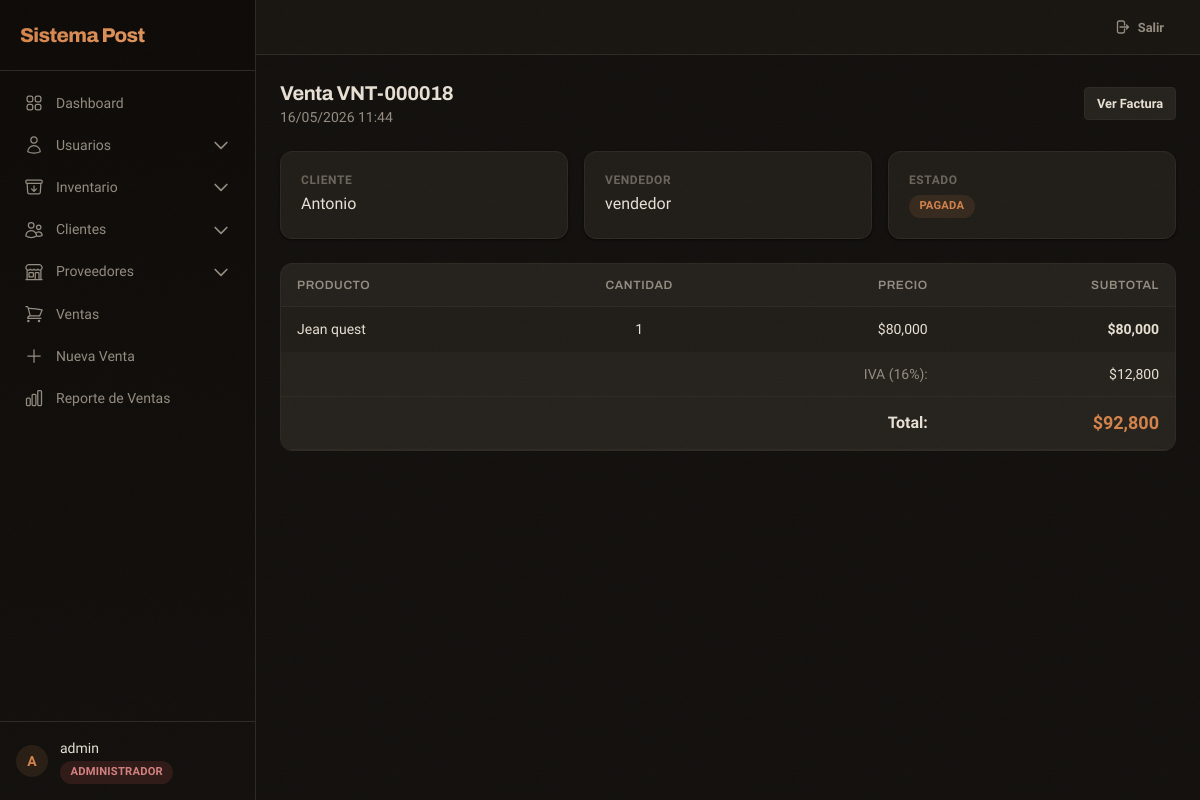
The app's page /sales/18/ (signed in) with its own data.
### apps/accounts/models.py (models this page shows, shortened)
class User(AbstractUser):
    class Role(models.TextChoices):
        ADMIN = 'admin', 'Administrador'
        SUPERVISOR = 'supervisor', 'Supervisor'
        USER = 'user', 'Usuario'
    role = models.CharField(
        max_length=20,
        choices=Role.choices,
        default=Role.USER,
        verbose_name='Rol'
    )
    phone = models.CharField(max_length=20, blank=True, verbose_name='Teléfono')
    class Meta:
        verbose_name = 'Usuario'
        verbose_name_plural = 'Usuarios'
    def is_admin(self):
        return self.role == self.Role.ADMIN or self.is_superuser

### apps/sales/models.py (models this page shows, shortened)
class Sale(models.Model):
    invoice_number = models.CharField(max_length=20, unique=True, verbose_name='Folio')
    client = models.ForeignKey(Client, on_delete=models.SET_NULL, null=True, blank=True, related_name='sales', verbose_name='Cliente')
    user = models.ForeignKey(settings.AUTH_USER_MODEL, on_delete=models.SET_NULL, null=True, related_name='sales', verbose_name='Vendedor')
    date = models.DateTimeField(auto_now_add=True, db_index=True, verbose_name='Fecha')
    subtotal = models.DecimalField(max_digits=12, decimal_places=2, default=0, verbose_name='Subtotal')
    tax = models.DecimalField(max_digits=12, decimal_places=2, default=0, verbose_name='IVA')
    total = models.DecimalField(max_digits=12, decimal_places=2, default=0, verbose_name='Total')
    class Status(models.TextChoices):
        PENDING = 'pendiente', 'Pendiente'
        PAID = 'pagada', 'Pagada'
    status = models.CharField(max_length=20, choices=Status.choices, default=Status.PAID, db_index=True, verbose_name='Estado')
    class PaymentMethod(models.TextChoices):
        CASH = 'efectivo', 'Efectivo'
        CARD = 'tarjeta', 'Tarjeta'
        TRANSFER = 'transferencia', 'Transferencia'
        PENDING = 'pendiente', 'Pendiente'
    payment_method = models.CharField(max_length=50, choices=PaymentMethod.choices, default=PaymentMethod.CASH, verbose_name='Método de pago')
    amount_received = models.DecimalField(max_digits=12, decimal_places=2, null=True, blank=True, verbose_name='Monto recibido')
    change = models.DecimalField(max_digits=12, decimal_places=2, null=True, blank=True, verbose_name='Cambio')
    is_active = models.BooleanField(default=True, db_index=True, verbose_name='Activa')
    class Meta:
        verbose_name = 'Venta'
        verbose_name_plural = 'Ventas'
        ordering = ['-date']
        indexes = [
            models.Index(fields=['is_active', 'status', '-date'], name='idx_sale_active_status_date'),
        ]

class SaleItem(models.Model):
    sale = models.ForeignKey(Sale, on_delete=models.CASCADE, related_name='items', verbose_name='Venta')
    product = models.ForeignKey(Product, on_delete=models.SET_NULL, null=True, verbose_name='Producto')
    quantity = models.PositiveIntegerField(default=1, verbose_name='Cantidad')
    unit_price = models.DecimalField(max_digits=10, decimal_places=2, verbose_name='Precio unitario')
    subtotal = models.DecimalField(max_digits=12, decimal_places=2, verbose_name='Subtotal')
    class Meta:
        verbose_name = 'Detalle de Venta'
        verbose_name_plural = 'Detalles de Ventas'
        ordering = ['id']

### apps/clients/models.py (models this page shows, shortened)
class Client(models.Model):
    name = models.CharField(max_length=200, db_index=True, verbose_name='Nombre')
    email = models.EmailField(blank=True, verbose_name='Email')
    phone = models.CharField(max_length=20, db_index=True, blank=True, verbose_name='Teléfono')
    address = models.CharField(max_length=500, blank=True, verbose_name='Dirección')
    cc = models.CharField(max_length=13, blank=True, verbose_name='CC')
    created_at = models.DateTimeField(auto_now_add=True, verbose_name='Creado')
    updated_at = models.DateTimeField(auto_now=True, verbose_name='Actualizado')
    class Meta:
        verbose_name = 'Cliente'
        verbose_name_plural = 'Clientes'
        ordering = ['name']

### apps/inventory/models.py (models this page shows, shortened)
class Product(models.Model):
    sku = models.CharField(max_length=50, unique=True, verbose_name='SKU')
    name = models.CharField(max_length=200, db_index=True, verbose_name='Nombre')
    description = models.TextField(blank=True, verbose_name='Descripción')
    category = models.ForeignKey(Category, on_delete=models.SET_NULL, null=True, related_name='products', verbose_name='Categoría')
    price = models.DecimalField(max_digits=10, decimal_places=2, verbose_name='Precio')
    cost = models.DecimalField(max_digits=10, decimal_places=2, default=0, verbose_name='Costo')
    stock = models.PositiveIntegerField(default=0, db_index=True, verbose_name='Stock')
    min_stock = models.PositiveIntegerField(default=0, verbose_name='Stock mínimo')
    image = models.ImageField(upload_to='products/', blank=True, null=True, verbose_name='Imagen')
    is_active = models.BooleanField(default=True, db_index=True, verbose_name='Activo')
    created_at = models.DateTimeField(auto_now_add=True, verbose_name='Creado')
    updated_at = models.DateTimeField(auto_now=True, verbose_name='Actualizado')
    class Meta:
        verbose_name = 'Producto'
        verbose_name_plural = 'Productos'
        ordering = ['name']

### apps/sales/views.py (the view)
# urls.py: path('<int:pk>/', views.sale_detail, name='sale_detail'),
@login_required
def sale_detail(request, pk):
    sale = get_object_or_404(Sale.objects.select_related('client', 'user'), pk=pk)
    items = sale.items.select_related('product').all()
    return render(request, 'sales/sale_detail.html', {'sale': sale, 'items': items})

### apps/core/templatetags/currency_tags.py (called while the page is built)
@register.filter
def pesos(value):
    try:
        value = float(value)
    except (TypeError, ValueError):
        return '$0'
    return f'${value:,.0f}'

### templates/sales/sale_detail.html (shortened to what this page needs)
{% extends 'layouts/base.html' %}
{% load currency_tags %}
{% block content %}
<div class="max-w-4xl mx-auto animate-fade-in-up">
    <div class="flex flex-col sm:flex-row justify-between items-start sm:items-center gap-4 mb-6">
        <div>
            <h1 class="text-xl font-[var(--font-heading)] font-bold">Venta {{ sale.invoice_number }}</h1>
            <p class="text-sm text-[var(--text-secondary)]">{{ sale.date|date:'d/m/Y H:i' }}</p>
        </div>
        <div class="flex gap-2">
            <a href="{% url 'sales:sale_invoice' sale.pk %}" class="btn btn-secondary btn-sm">Ver Factura</a>
        </div>
    </div>
    <div class="grid grid-cols-1 sm:grid-cols-3 gap-4 mb-6 stagger">
        <div class="card">
            <div class="card-body">
                <p class="text-xs text-[var(--text-muted)] uppercase tracking-wider font-semibold mb-1">Cliente</p>
                <p class="font-medium">{{ sale.client.name|default:'Invitado' }}</p>
            </div>
        </div>
        <div class="card">
            <div class="card-body">
                <p class="text-xs text-[var(--text-muted)] uppercase tracking-wider font-semibold mb-1">Vendedor</p>
                <p class="font-medium">{{ sale.user.get_full_name|default:sale.user.username }}</p>
            </div>
        </div>
        <div class="card">
            <div class="card-body">
                <p class="text-xs text-[var(--text-muted)] uppercase tracking-wider font-semibold mb-1">Estado</p>
                <p class="font-medium">
                    {% if not sale.is_active %}
                    <span class="badge badge-red">Cancelada</span>
                    {% elif sale.status == 'pagada' %}
                    <span class="badge badge-emerald">Pagada</span>
                    {% else %}
                    <span class="badge badge-amber">Pendiente</span>
                    {% endif %}
                </p>
            </div>
        </div>
    </div>
    <div class="table-container">
        <table>
            <thead>
                <tr>
                    <th>Producto</th>
                    <th class="text-center">Cantidad</th>
                    <th class="text-right">Precio</th>
                    <th class="text-right">Subtotal</th>
                </tr>
            </thead>
            <tbody>
                {% for item in items %}
                <tr>
                    <td class="font-medium">{{ item.product.name }}</td>
                    <td class="text-center">{{ item.quantity }}</td>
                    <td class="text-right">{{ item.unit_price|pesos }}</td>
                    <td class="text-right font-semibold">{{ item.subtotal|pesos }}</td>
                </tr>
                {% endfor %}
            </tbody>
            <tfoot>
                {% if sale.tax > 0 %}
                <tr class="table-tfoot">
                    <td colspan="3" class="text-right text-sm text-[var(--text-secondary)]">IVA (16%):</td>
                    <td class="text-right text-sm">{{ sale.tax|pesos }}</td>
                </tr>
                {% endif %}
                <tr class="table-tfoot">
                    <td colspan="3" class="text-right font-bold text-base">Total:</td>
                    <td class="text-right font-bold text-lg text-[var(--accent)]">{{ sale.total|pesos }}</td>
                </tr>
            </tfoot>
        </table>
    </div>
</div>
{% endblock %}

### templates/layouts/base.html (shortened to what this page needs)
<!DOCTYPE html>
<html lang="es">
<head>
    <script src="https://cdn.tailwindcss.com"></script>
    <link rel="stylesheet" href="/static/css/app.css">
</head>
<body>
    <div x-data="{ sidebarOpen: false }" class="flex h-screen overflow-hidden">
        {% if user.is_authenticated %}
        <div :class="{'translate-x-0': sidebarOpen, '-translate-x-full': !sidebarOpen}" class="sidebar fixed inset-y-0 left-0 z-30 w-64 transition-transform duration-300 ease-in-out lg:translate-x-0 lg:static lg:inset-auto lg:z-auto overflow-y-auto flex flex-col">
            <div class="flex items-center justify-between p-5 border-b border-[var(--border-color)]">
                <span class="sidebar-brand">Sistema Post</span>
            </div>
            <nav class="mt-3 px-3 space-y-0.5 flex-1 overflow-y-auto">
                <a href="{% url 'core:dashboard' %}" class="sidebar-link {% if request.resolver_match.url_name == 'dashboard' %}active{% endif %}">
                    Dashboard
                </a>
                {% if user.is_admin %}
                <div x-data="{ open: false }" class="space-y-0.5">
                    <button @click="open = !open" class="sidebar-link w-full text-left">
                        <svg viewBox="0 0 24 24" fill="none" stroke="currentColor" stroke-width="1.5"><path stroke-linecap="round" stroke-linejoin="round" d="M15.75 6a3.75 3.75 0 11-7.5 0 3.75 3.75 0 017.5 0zM4.501 20.118a7.5 7.5 0 0114.998 0A17.933 17.933 0 0112 21.75c-2.676 0-5.216-.584-7.499-1.632z"/></svg>
                        Usuarios
                        <svg :class="{'rotate-180': open}" class="w-3.5 h-3.5 ml-auto transition-transform" fill="none" stroke="currentColor" viewBox="0 0 24 24"><path stroke-linecap="round" stroke-linejoin="round" stroke-width="2" d="M19 9l-7 7-7-7"></path></svg>
                    </button>
                </div>
                {% endif %}
                <div x-data="{ open: false }" class="space-y-0.5">
                    <button @click="open = !open" class="sidebar-link w-full text-left">
                        Inventario
                        <svg :class="{'rotate-180': open}" class="w-3.5 h-3.5 ml-auto transition-transform" fill="none" stroke="currentColor" viewBox="0 0 24 24"><path stroke-linecap="round" stroke-linejoin="round" stroke-width="2" d="M19 9l-7 7-7-7"></path></svg>
                    </button>
                </div>
                <div x-data="{ open: false }" class="space-y-0.5">
                    <button @click="open = !open" class="sidebar-link w-full text-left">
                        Clientes
                        <svg :class="{'rotate-180': open}" class="w-3.5 h-3.5 ml-auto transition-transform" fill="none" stroke="currentColor" viewBox="0 0 24 24"><path stroke-linecap="round" stroke-linejoin="round" stroke-width="2" d="M19 9l-7 7-7-7"></path></svg>
                    </button>
                </div>
                <div x-data="{ open: false }" class="space-y-0.5">
                    <button @click="open = !open" class="sidebar-link w-full text-left">
                        Proveedores
                        <svg :class="{'rotate-180': open}" class="w-3.5 h-3.5 ml-auto transition-transform" fill="none" stroke="currentColor" viewBox="0 0 24 24"><path stroke-linecap="round" stroke-linejoin="round" stroke-width="2" d="M19 9l-7 7-7-7"></path></svg>
                    </button>
                </div>
                <a href="{% url 'sales:sale_list' %}" class="sidebar-link {% if 'sales' in request.resolver_match.view_name and 'sale_list' in request.resolver_match.url_name %}active{% endif %}">
                    Ventas
                </a>
                <a href="{% url 'sales:sale_new' %}" class="sidebar-link">
                    <svg viewBox="0 0 24 24" fill="none" stroke="currentColor" stroke-width="1.5"><path stroke-linecap="round" stroke-linejoin="round" d="M12 4.5v15m7.5-7.5h-15"/></svg>
                    Nueva Venta
                </a>
                <a href="{% url 'reports:view' %}" class="sidebar-link">
                    Reporte de Ventas
                </a>
            </nav>
            <div class="p-4 border-t border-[var(--border-color)]">
                <div class="flex items-center gap-3">
                    <div class="w-8 h-8 rounded-full bg-[var(--accent-light)] flex items-center justify-center text-[var(--accent)] font-bold text-sm font-[var(--font-heading)]">
                        {{ user.get_full_name|default:user.username|first|upper }}
                    </div>
                    <div class="flex-1 min-w-0">
                        <p class="text-sm font-medium text-[var(--text-primary)] truncate">{{ user.get_full_name|default:user.username }}</p>
                        <span class="badge
                            {% if user.role == 'admin' %}badge-red role-admin
                            {% elif user.role == 'supervisor' %}badge-amber
                            {% else %}badge-blue{% endif %}">
                            {{ user.get_role_display }}
                        </span>
                    </div>
                </div>
            </div>
        </div>
        {% endif %}
        <div class="flex-1 flex flex-col overflow-hidden">
            {% if user.is_authenticated %}
            <header class="header no-print px-4 lg:px-6 py-3 flex items-center justify-between lg:justify-end">
                <a href="{% url 'accounts:logout' %}" class="btn btn-ghost btn-sm">
                    <svg class="w-4 h-4" fill="none" stroke="currentColor" viewBox="0 0 24 24"><path stroke-linecap="round" stroke-linejoin="round" stroke-width="2" d="M15.75 9V5.25A2.25 2.25 0 0013.5 3h-6a2.25 2.25 0 00-2.25 2.25v13.5A2.25 2.25 0 007.5 21h6a2.25 2.25 0 002.25-2.25V15m3 0l3-3m0 0l-3-3m3 3H9"/></svg>
                    Salir
                </a>
            </header>
            {% endif %}
            <main class="flex-1 overflow-y-auto {% if user.is_authenticated %}p-4 md:p-6{% else %}flex items-center justify-center{% endif %}">
                <div class="max-w-7xl mx-auto">
                    {% block content %}{% endblock %}
                </div>
            </main>
        </div>
    </div>
</body>
</html>

### records on screen
User: get_full_name|first "A", get_full_name "admin", role "ADMINISTRADOR"
Sale: invoice_number "VNT-000018", date "16/05/2026 11:44", client.name "Antonio", user.get_full_name "vendedor", tax|pesos "$12,800", total|pesos "$92,800"
SaleItem: product.name "Jean quest", quantity "1", unit_price|pesos "$80,000", subtotal|pesos "$80,000"
